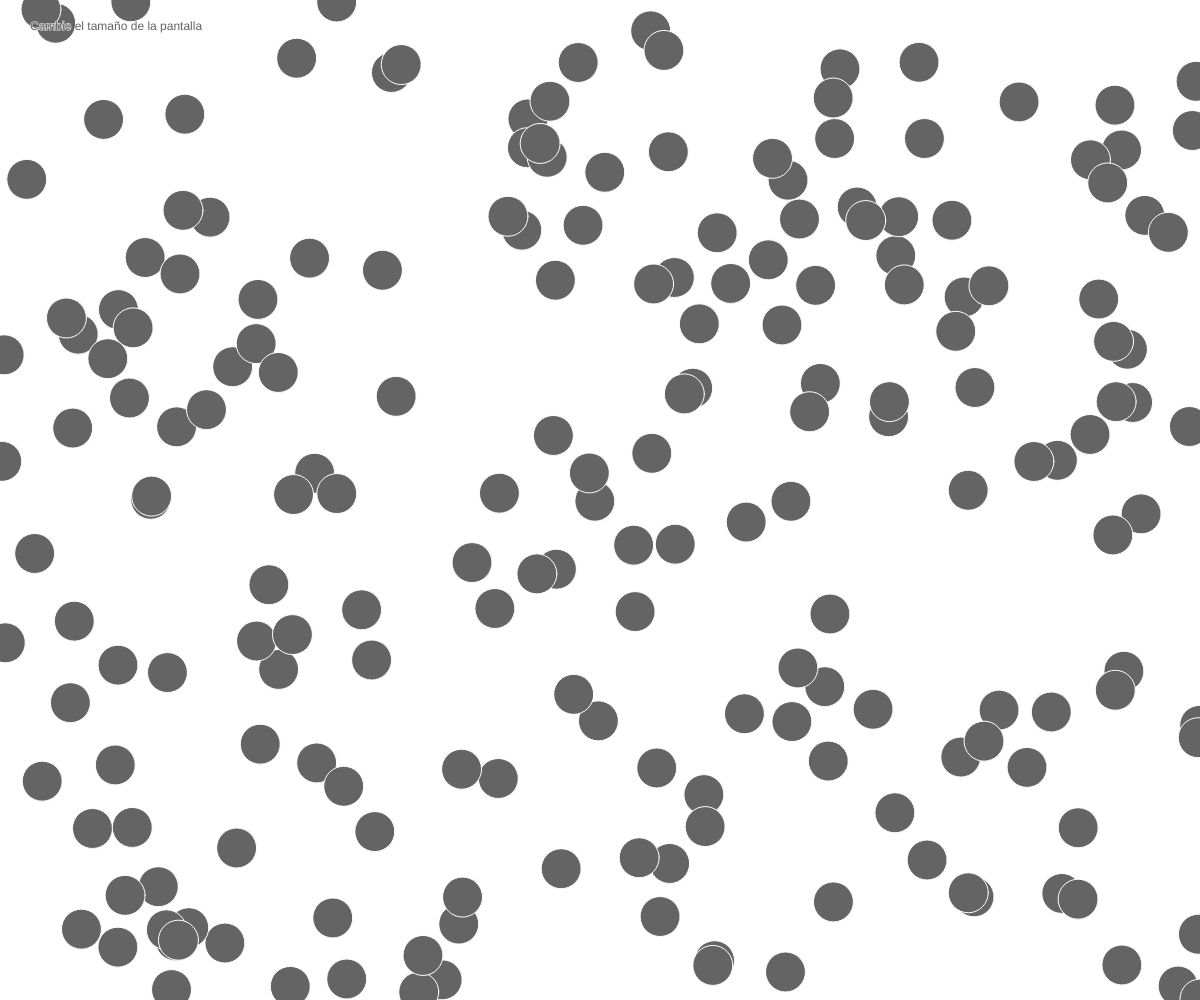
Frame 1 (no input)
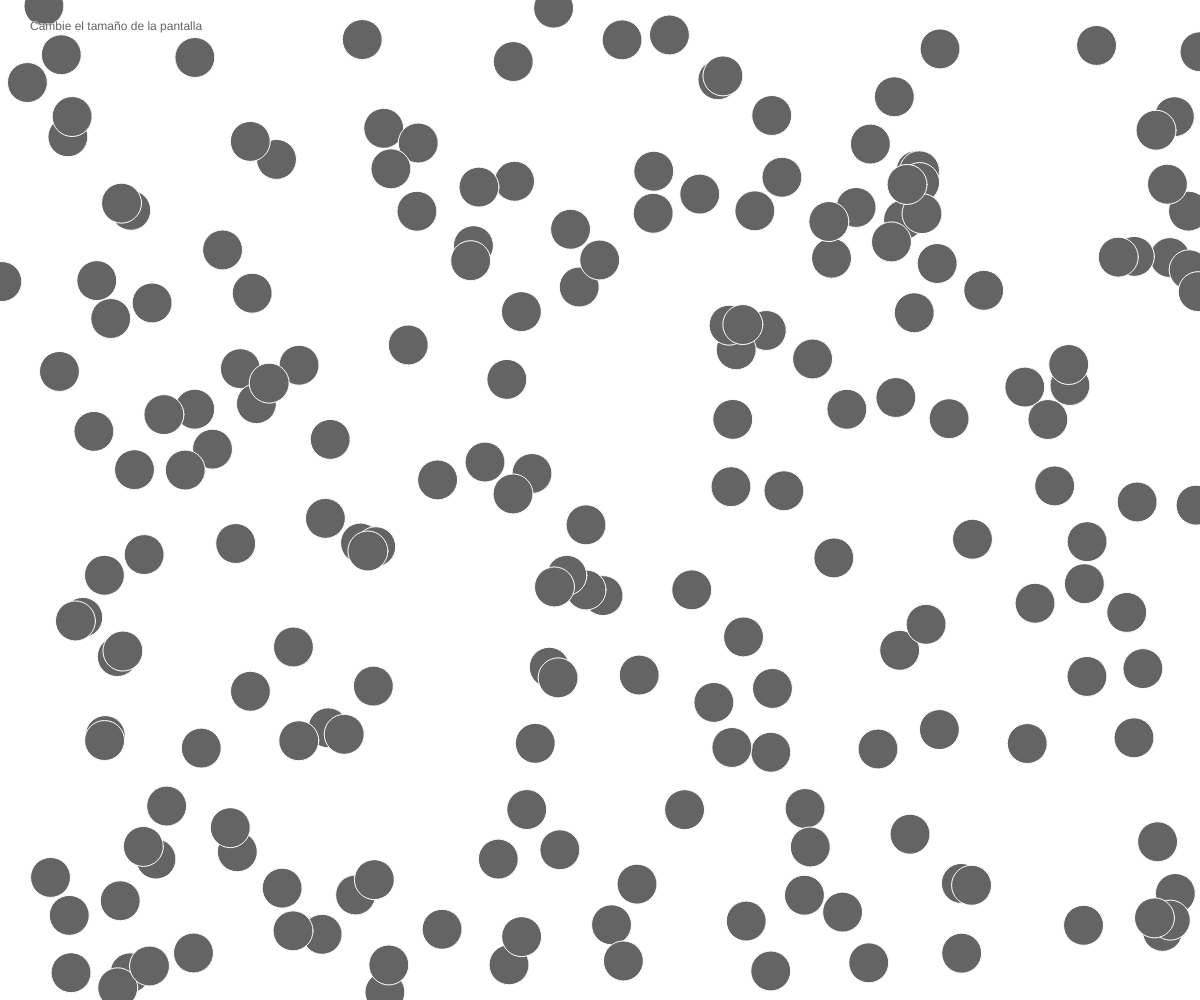
Frame 60 (no input)
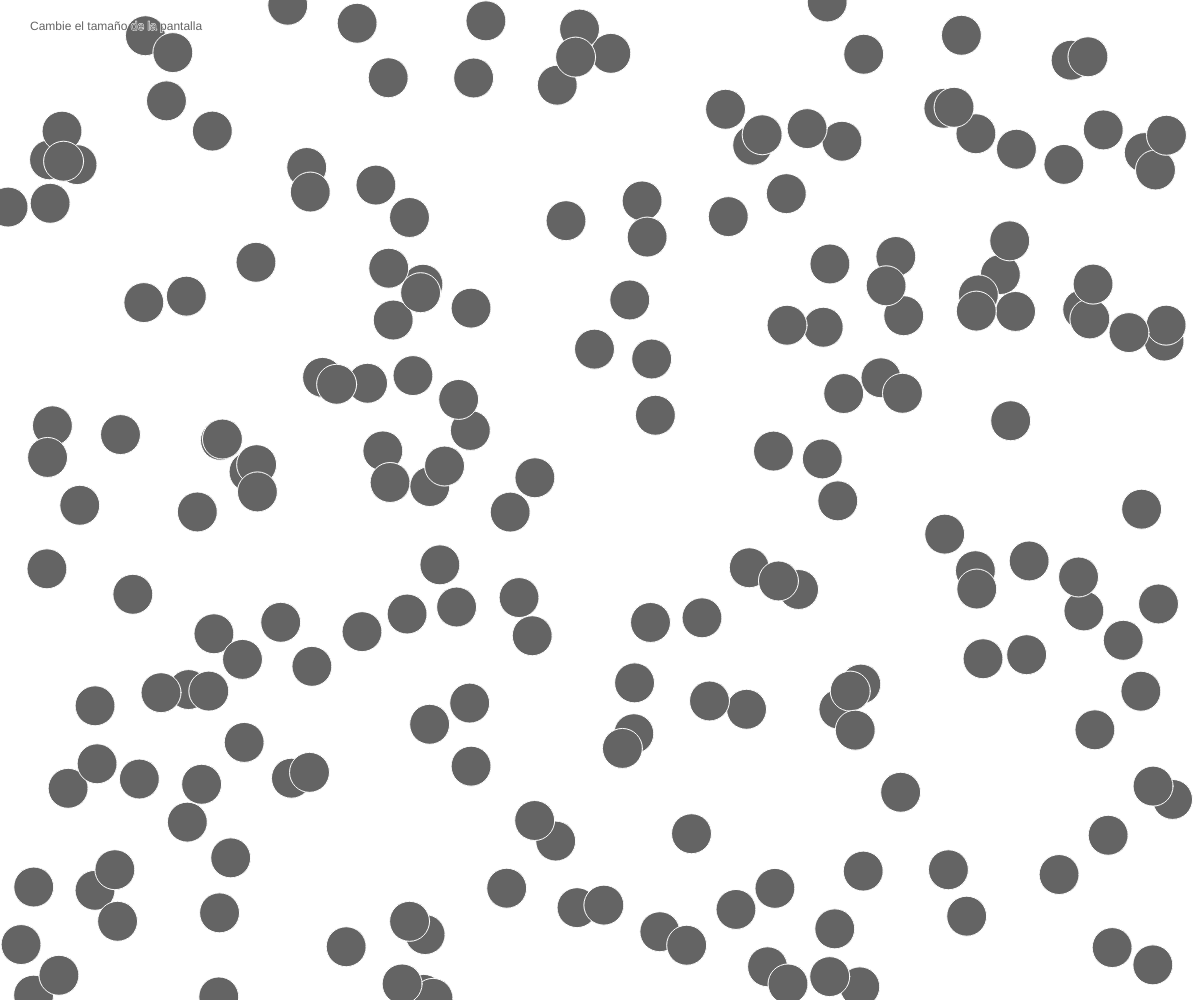
Frame 120 (the mouse pressed at the canvas centre since frame 60)

The p5.js sketch that drew these frames (run headless with seeded random() and noise() and a simulated clock; from frame 60 on, the mouse is pressed at the canvas centre):

// p5.js sketch
// ── sketch.js
var bolas = []; //variable que guarda la lista de bolas
var numBolas = 200; //numero de bolas creadas

var w = 0; //variable para guardar el ancho de la pantalla
var h = 0; //variable para guardar el alto de la pantalla

function setup() {
  createCanvas(windowWidth, windowHeight); //crea un canvas de pantalla completa
  w = windowWidth; //guarda el ancho de la pantalla en la variable w
  h = windowHeight; //guarda el alto de la pantalla en la variable h

  background(220);
  fill(100);
  stroke(255);

  //crea las bolas de la lista
  for (var i = 0; i < numBolas; i++) {
    bolas[i] = new bola();
  }
}

function draw() {
  background(255);




  //llama a las funciones mostrar y mover de cada una de las bolas en la lista
  for (var i = 0; i < numBolas; i++) {
    bolas[i].mostrar();
    bolas[i].mover();
  }

  text("Cambie el tamaño de la pantalla", 30, 30);
}

//funcion que se activa cuando cambia el tamaño de la ventana del navegador
function windowResized() {

  //si el nuevo tamano de la ventana es mayor al tamano guardado en w y h
  if (windowWidth > w || windowHeight > h) {

    //se pintan las bolas de verde
    fill(0, 255, 0);

    //se llama a la funcion desacelerar para cada una de las bolas
    for (var i = 0; i < numBolas; i++) {
      bolas[i].desacelerar();
      bolas[i].crecer();
    }
  } else {

    //de lo contrario pinta las bolas de rojo
    fill(255, 0, 0);

    //se llama a la funcion acelerar para cada una de las bolas
    for (var j = 0; j < numBolas; j++) {
      bolas[j].acelerar();
      bolas[j].disminuir();
    }
  }

  //se actualiza el nuevo tamano de la pantalla  en las variables w y h
  w = windowWidth;
  h = windowHeight;

  //se cambia el tamano del canvas para que sea del nuevo tamano de la pantalla
  resizeCanvas(w, h);
}


//funcion bola
function bola() {

  //variables de posicion, la bola se crea en una posicion aleatoria en X y Y
  this.x = random(width);
  this.y = random(height);

  //asigna valores de velocidad a la bola. aleatorios entre -2 y 2
  this.velx = random(-2, 2);
  this.vely = random(-2, 2);

  //variable de tamano
  this.tam = 40;

  //funcion que muestra la bola
  this.mostrar = function() {

    //se limitan las variables X y Y para que las bolas siempre esten dentro de la pantalla
    this.x = constrain(this.x, 0, width);
    this.y = constrain(this.y, 0, height);
    ellipse(this.x, this.y, this.tam, this.tam);
  }

  //funcion que mueve la bola
  this.mover = function() {

    //el movimiento se asigna por la posicion + la velocidad
    this.x = this.x + this.velx;
    this.y = this.y + this.vely;

    //condicionales para que rebote la bola
    if (this.x > width || this.x < 0) {
      this.velx *= -1;
    }
    if (this.y > height || this.y < 0) {
      this.vely *= -1;
    }
  }

  //funcion acelerar: aumenta la velocidad de la bola en 0.1
  this.acelerar = function() {

    this.velx += 0.2;
    this.vely += 0.2;
  }

  //funcion crecer: aumenta el tamano de la bola
  this.crecer = function() {
    this.tam++;
  }

  //funcion disminuir: disminuye el tamano
  this.disminuir = function() {
    if (this.tam >= 4) {
      this.tam--;
    }
  }

  //funcion desacelerar: disminuye la velocidad de la bola en 0.1
  this.desacelerar = function() {

    if (this.velx > 0 && this.vely > 0) {
      this.velx -= 0.2;
      this.vely -= 0.2;
    }
  }
}
